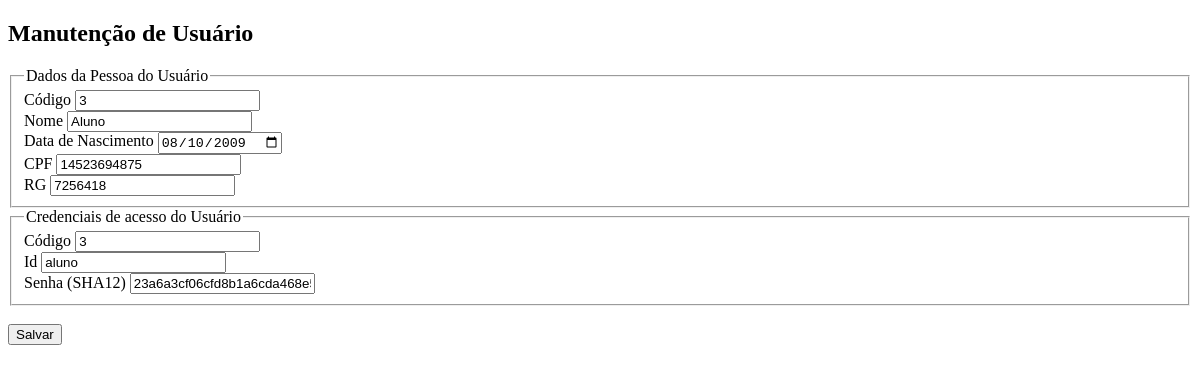
The page /cadMeuPerfil.php?c_codigo=3 (signed in) on the database as committed earlier.
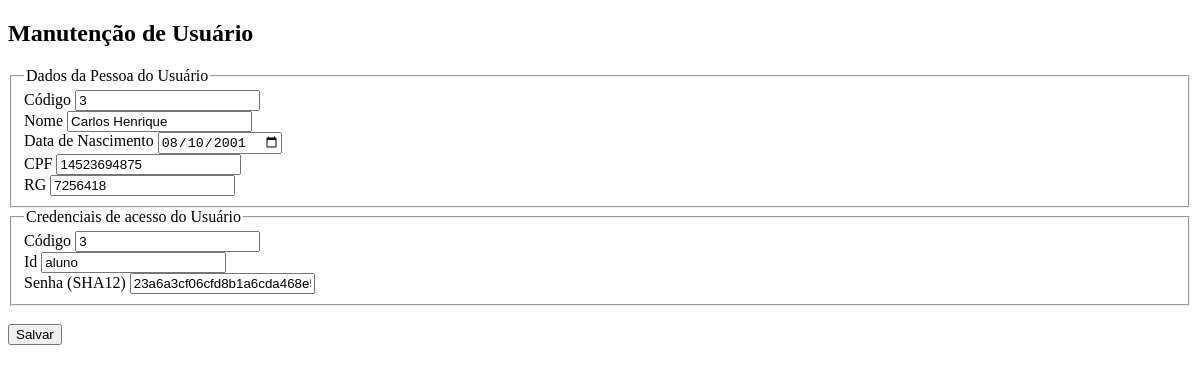
The same page on the database as committed later.
### tables this page shows
CREATE TABLE TBPessoa (
	PESCodigo 		   BIGINT       NOT NULL AUTO_INCREMENT,
    PESNome            VARCHAR(100) NOT NULL,
    PESDataNascimento  DATE         NOT NULL,
    PESCpf 			   VARCHAR(11)  NOT NULL,
    PESRg 		       VARCHAR(7)   NOT NULL,
    USUCodigo 		   BIGINT 	    NOT NULL,
    PRIMARY KEY (PESCodigo),
    FOREIGN KEY (USUCodigo) REFERENCES TBUsuario(USUCodigo)
);

CREATE TABLE TBUsuario (
	USUCodigo   BIGINT      NOT NULL AUTO_INCREMENT,
    USUId       VARCHAR(30) NOT NULL,
    USUSenha    TEXT        NOT NULL,
    USUAtivo    SMALLINT    NOT NULL DEFAULT 1,
    USUTermo    SMALLINT    NOT NULL DEFAULT 0,
    TUSCodigo   SMALLINT    NOT NULL,
	PRIMARY KEY (USUCodigo),
    FOREIGN KEY (TUSCodigo) REFERENCES TBTipoUsuario(TUSCodigo)
);

### autoload.php (called while the page is built, shortened)
<?php
spl_autoload_register(function ($nomeClasse) {
    $folders = array(
        $nomeClasse,
        '.'.DIRECTORY_SEPARATOR.$nomeClasse,
        '..'.DIRECTORY_SEPARATOR.$nomeClasse,
        'acao',
        '.'.DIRECTORY_SEPARATOR.'acao',
        '..'.DIRECTORY_SEPARATOR.'acao',
        'classes',
        '.'.DIRECTORY_SEPARATOR.'classes',
        '..'.DIRECTORY_SEPARATOR.'classes',
        'classes'.DIRECTORY_SEPARATOR.'dados',
        '.'.DIRECTORY_SEPARATOR.'classes'.DIRECTORY_SEPARATOR.'dados',
        '..'.DIRECTORY_SEPARATOR.'classes'.DIRECTORY_SEPARATOR.'dados',
        'conf',
        '.'.DIRECTORY_SEPARATOR.'conf',
        '..'.DIRECTORY_SEPARATOR.'conf',
        'interfaces',
        '.'.DIRECTORY_SEPARATOR.'interfaces',
        '..'.DIRECTORY_SEPARATOR.'interfaces'
    );
});

### classes/dados/Dados.class.php (called while the page is built, shortened)
<?php
require_once('autoload.php');
abstract class Dados {
    protected $relacionamentos = [];
    protected $Modelo;
    public function integer(string $coluna, string $atributo) : Relacionamento {
        return $this->adicionaRelacionamento($coluna, $atributo, Relacionamento::INTEGER);
    }
    public function varchar(string $coluna, string $atributo) : Relacionamento {
        return $this->adicionaRelacionamento($coluna, $atributo, Relacionamento::VARCHAR);
    }
    public function date(string $coluna, string $atributo) : Relacionamento {
        return $this->adicionaRelacionamento($coluna, $atributo, Relacionamento::DATE);
    }
    protected function adicionaRelacionamento(string $coluna, string $atributo, int $tipo) : Relacionamento {
        $rel = new Relacionamento($coluna, $atributo, $tipo);
        $this->relacionamentos[$atributo] = $rel;
        return $rel;
    }
    public function getChavesPrimarias() : array {
        $rels = [];
        foreach ($this->getRelacionamentos() as $relacionamento) {
            if ($relacionamento->isPrimaria()) {
                $rels[] = $relacionamento;
            }
        }
        return $rels;
    }
    public function getValorModelo(mixed $modelo, string $atributo) {
        $caminho = explode('.', $atributo);
        return $this->getValorModeloRecursivo($modelo, $caminho);
    }
    public function getValorModeloRecursivo(mixed $modelo, array $caminho) {
        if (count($caminho) > 0) {
            $atributo = array_shift($caminho);
            $getter = 'get'.$atributo;
            if (ctype_upper($atributo[0])) {
                return $this->getValorModeloRecursivo($modelo->$getter(), $caminho);
            } else {
                return $modelo->$getter();
            }
        }
    }
    public function getModelo() {
        return $this->Modelo;
    }
    public function setModelo($Modelo) {
        $this->Modelo = $Modelo;
        return $this;
    }
    public function getRelacionamentos() {
        return $this->relacionamentos;
    }
}

### classes/dados/Relacionamento.class.php (called while the page is built, shortened)
<?php
require_once('autoload.php');
class Relacionamento {
    private $primaria = false;
    private $estrangeira = false;
    private $referencia = [];
    private $tipo;
    private $coluna;
    private $atributo;
    public function __construct(string $coluna, string $atributo, int $tipo = 0) {
        $this->coluna    = $coluna;
        $this->atributo = $atributo;
        $this->tipo      = $tipo;
    }
    public function chavePrimaria() : self {
        $this->primaria = true;
        return $this;
    }
    public function chaveEstrangeira() : self {
        $this->estrangeira = true;
        return $this;
    }
    public function referencia(string $coluna, string $atributo) : self {
        if ($this->isEstrangeira()) {
            $this->referencia = ['col' => $coluna, 'att' => $atributo];
        }
        return $this;
    }
    public function on(string $tabela) : self {
        return $this;
    }
    public function isPrimaria() : bool {
        return $this->primaria;
    }
    public function isEstrangeira() : bool {
        return $this->estrangeira;
    }
    public function getReferencia() : array {
        return $this->referencia;
    }
    public function getTipo() : int {
        return $this->tipo;
    }
    public function getColuna() : string {
        return $this->coluna;
    }
    public function getAtributo() : string {
        return $this->atributo;
    }
}

### acao.php (called while the page is built, shortened)
<?php
require_once('autoload.php');
function buscaDados(string $classe) {
    $dados = getDadosParaAcao($classe);
    $dados->buscaDados();
    return $dados->getModelo();
}
function getDadosParaAcao(string $classe = null) : mixed {
    $dados = instanciaDadosModelo($classe);
    $dados->setModelo(getModeloComDadosFormulario($classe));
    return $dados;
}
function getModeloComDadosFormulario(string $classe = null) : mixed {
    $modelo = instanciaModelo($classe);
    return $modelo;
}
function setCampos(mixed $modelo) {
    foreach (getCamposFormulario(1) as $campo => $valor) {
        $nomeCampo = str_replace('c_', '', $campo);
        $nomeCampo = str_replace('_', '.', $nomeCampo);
    }
}
function setJson(mixed $modelo) {
    $atributos = [];
}
function setValorCampoModelo(mixed $modelo, string $campo, string $valor) {
    $caminho  = explode('.', $campo);
}
function setValorRecursivo(mixed $modelo, array $caminho, mixed $valor) {
    if (count($caminho) > 0) {
        $atributo = array_shift($caminho);
    }
}
function setaValorAtributo(mixed $modelo, string $atributo, mixed $valor) {
    $setter = 'set'.ucfirst($atributo);
}
function instanciaModelo(string $nomeModelo = null) : mixed {
    return new $classe();
}
function instanciaDadosModelo(string $nomeDados = null) : mixed {
    $classe = $nomeDados != null ? 'Dados'.ucfirst($nomeDados) : 'Dados'.getClasse();
    return new $classe();
}
function getCamposFormulario(int $tipoRegex) : array {
    $campos = [];
    $regex  = [
        CAMPOS       => "/^c_.*/",
        ASSOCIATIVOS => "/^a_.*/",
        JSON         => "/^j_.*/"
    ];
    foreach ($_GET as $chave => $valor) {
        if (preg_match_all($regex[$tipoRegex], $chave)) {
            $campos[$chave] = $valor;
        }
    }
    return $campos;
}

### classes/Pessoa.class.php (called while the page is built, shortened)
<?php
require_once('autoload.php');
class Pessoa {
    private $codigo;
    public function getCodigo() {
        return $this->codigo;
    }
    public function setCodigo($codigo) {
        $this->codigo = $codigo;
        return $this;
    }
    public function setNome($nome) {
        return $this;
    }
    public function setDataNascimento($dataNascimento) {
        return $this;
    }
    public function setCpf($cpf) {
        return $this;
    }
    public function setRg($rg) {
        return $this;
    }
    public function setUsuario($Usuario) {
        return $this;
    }
}

### classes/dados/DadosBase.class.php (called while the page is built, shortened)
<?php
require_once('autoload.php');
abstract class DadosBase extends Dados implements InterfaceDados {
    public function adicionaCondicaoConsulta(string $atributo, string $operador, string $valor) {
        $relacionamento = $this->getRelacionamentos()[$atributo];
    }
    public function buscaDados() {
        foreach ($this->getChavesPrimarias() as $primaria) {
            $atributo = $primaria->getAtributo();
            $valor    = $this->getValorModelo($this->getModelo(), $atributo);
        }
    }
}

### classes/dados/DadosPessoa.class.php (called while the page is built, shortened)
<?php
require_once('autoload.php');
class DadosPessoa extends DadosBase {
    public function getTabela() {
        return 'TBPessoa';
    }
}

### cadMeuPerfil.php (the view, shortened to what the changed rows need)
<!DOCTYPE html>
<?php
    require_once('acao.php');
    require_once('autoload.php');
    $objeto         = false;
    $chave          = isset($_GET['c_codigo']) ? $_GET['c_codigo'] : false;
    $acao           = isset($_GET['acao'])     ? $_GET['acao'] : 'inclusao';
    $isVisualizar   = $acao == 'visualizar';
    if ($chave) {
        $objeto = buscaDados('Pessoa');
    }
?>
<html lang="en">
    <head>
    </head>
    <body>
        <form action="acao.php" method="post">
            <h2>Manutenção de Usuário</h2>
            <fieldset>
                <legend>Dados da Pessoa do Usuário</legend>
                <label for="c_codigo">Código</label>
                <input type="number" name="c_codigo" readonly value=<?= $objeto ? $objeto->getCodigo() : ''; ?>>
                <br>
                <label for="c_nome">Nome</label>
                <input type="text" name="c_nome" <?= $isVisualizar ? 'readonly' : ''; ?> value="<?= $objeto ? $objeto->getNome() : ''; ?>">
                <br>
                <label for="c_dataNascimento">Data de Nascimento</label>
                <input type="date" name="c_dataNascimento" <?= $isVisualizar ? 'readonly' : ''; ?> value="<?= $objeto ? $objeto->getDataNascimento() : ''; ?>">
                <br>
                <label for="c_cpf">CPF</label>
                <input type="number" name="c_cpf" <?= $isVisualizar ? 'readonly' : ''; ?> value="<?= $objeto ? $objeto->getCpf() : ''; ?>">
                <br>
                <label for="c_rg">RG</label>
                <input type="number" name="c_rg" <?= $isVisualizar ? 'readonly' : ''; ?> value="<?= $objeto ? $objeto->getRg() : ''; ?>">
            </fieldset>
            <fieldset>
                <legend>Credenciais de acesso do Usuário</legend>
                <label for="c_Usuario.codigo">Código</label>
                <input type="number" name="c_Usuario.codigo" readonly value=<?= $objeto ? $objeto->getUsuario()->getCodigo() : ''; ?>>
                <br>
                <label for="c_id">Id</label>
                <input type="text" name="c_Usuario.id" <?= $isVisualizar ? 'readonly' : ''; ?> value="<?= $objeto ? $objeto->getUsuario()->getId() : ''; ?>">
                <br>
                <label for="c_senha">Senha (SHA12)</label>
                <input type="text" name="c_Usuario.senha" <?= $isVisualizar ? 'readonly' : ''; ?> value="<?= $objeto ? $objeto->getUsuario()->getSenha() : ''; ?>">
            </fieldset>
            <br>
        </form>
    </body>
</html>

Rows that differ between the two databases and show on the page:
changed tbpessoa "aluno": c_nome "Aluno" → "Carlos Henrique"; c_dataNascimento "08/10/2009" → "08/10/2001"
